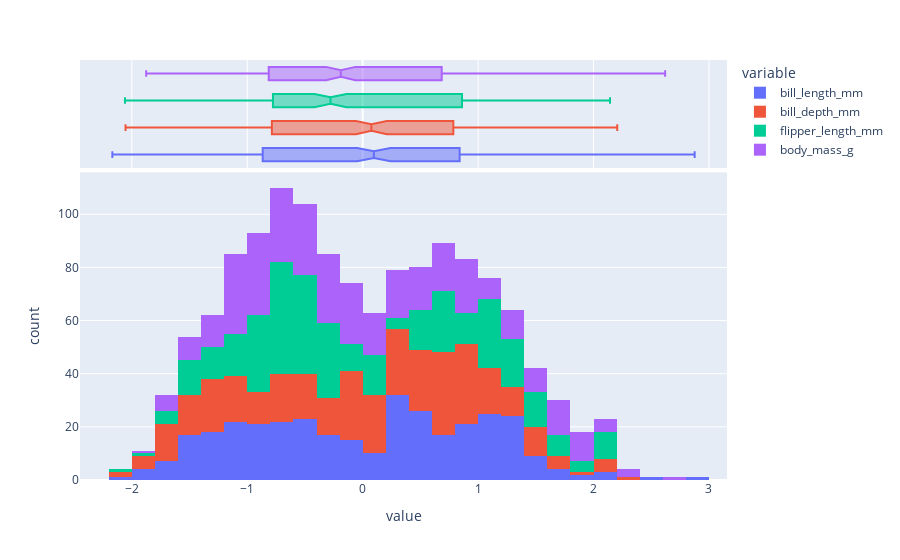

Notebook cell for this chart:
### Code cell
scaler = StandardScaler()
df_x_sc = pd.DataFrame(scaler.fit_transform(df_x), columns=df_x.columns)
px.histogram(df_x_sc, nbins = 50,marginal="box")

### Figure 1 — Plotly figure (JSON) as saved in the notebook; plotly's stock layout.template omitted (floating-point values rounded to 4 significant figures; data arrays with more than 128 entries replaced by an {"elided": "..."} marker saying what was removed)
{"data": [{"alignmentgroup": "True", "bingroup": "x", "hovertemplate": "variable=bill_length_mm<br>value=%{x}<br>count=%{y}<extra></extra>", "legendgroup": "bill_length_mm", "marker": {"color": "#636efa"}, "name": "bill_length_mm", "nbinsx": 50, "offsetgroup": "bill_length_mm", "orientation": "v", "showlegend": true, "type": "histogram", "x": {"elided": "342 float values"}, "xaxis": "x", "yaxis": "y"}, {"alignmentgroup": "True", "hovertemplate": "variable=bill_length_mm<br>value=%{x}<extra></extra>", "legendgroup": "bill_length_mm", "marker": {"color": "#636efa"}, "name": "bill_length_mm", "notched": true, "offsetgroup": "bill_length_mm", "showlegend": false, "type": "box", "x": {"elided": "342 float values"}, "xaxis": "x2", "yaxis": "y2"}, {"alignmentgroup": "True", "bingroup": "x", "hovertemplate": "variable=bill_depth_mm<br>value=%{x}<br>count=%{y}<extra></extra>", "legendgroup": "bill_depth_mm", "marker": {"color": "#EF553B"}, "name": "bill_depth_mm", "nbinsx": 50, "offsetgroup": "bill_depth_mm", "orientation": "v", "showlegend": true, "type": "histogram", "x": {"elided": "342 float values"}, "xaxis": "x", "yaxis": "y"}, {"alignmentgroup": "True", "hovertemplate": "variable=bill_depth_mm<br>value=%{x}<extra></extra>", "legendgroup": "bill_depth_mm", "marker": {"color": "#EF553B"}, "name": "bill_depth_mm", "notched": true, "offsetgroup": "bill_depth_mm", "showlegend": false, "type": "box", "x": {"elided": "342 float values"}, "xaxis": "x2", "yaxis": "y2"}, {"alignmentgroup": "True", "bingroup": "x", "hovertemplate": "variable=flipper_length_mm<br>value=%{x}<br>count=%{y}<extra></extra>", "legendgroup": "flipper_length_mm", "marker": {"color": "#00cc96"}, "name": "flipper_length_mm", "nbinsx": 50, "offsetgroup": "flipper_length_mm", "orientation": "v", "showlegend": true, "type": "histogram", "x": {"elided": "342 float values"}, "xaxis": "x", "yaxis": "y"}, {"alignmentgroup": "True", "hovertemplate": "variable=flipper_length_mm<br>value=%{x}<extra></extra>", "legendgroup": "flipper_length_mm", "marker": {"color": "#00cc96"}, "name": "flipper_length_mm", "notched": true, "offsetgroup": "flipper_length_mm", "showlegend": false, "type": "box", "x": {"elided": "342 float values"}, "xaxis": "x2", "yaxis": "y2"}, {"alignmentgroup": "True", "bingroup": "x", "hovertemplate": "variable=body_mass_g<br>value=%{x}<br>count=%{y}<extra></extra>", "legendgroup": "body_mass_g", "marker": {"color": "#ab63fa"}, "name": "body_mass_g", "nbinsx": 50, "offsetgroup": "body_mass_g", "orientation": "v", "showlegend": true, "type": "histogram", "x": {"elided": "342 float values"}, "xaxis": "x", "yaxis": "y"}, {"alignmentgroup": "True", "hovertemplate": "variable=body_mass_g<br>value=%{x}<extra></extra>", "legendgroup": "body_mass_g", "marker": {"color": "#ab63fa"}, "name": "body_mass_g", "notched": true, "offsetgroup": "body_mass_g", "showlegend": false, "type": "box", "x": {"elided": "342 float values"}, "xaxis": "x2", "yaxis": "y2"}], "layout": {"barmode": "relative", "legend": {"title": {"text": "variable"}, "tracegroupgap": 0}, "margin": {"t": 60}, "xaxis": {"anchor": "y", "domain": [0, 1], "title": {"text": "value"}}, "xaxis2": {"anchor": "y2", "domain": [0, 1], "matches": "x", "showgrid": true, "showticklabels": false}, "yaxis": {"anchor": "x", "domain": [0, 0.7326], "title": {"text": "count"}}, "yaxis2": {"anchor": "x2", "domain": [0.7426, 1], "matches": "y2", "showgrid": false, "showline": false, "showticklabels": false, "ticks": ""}}}
